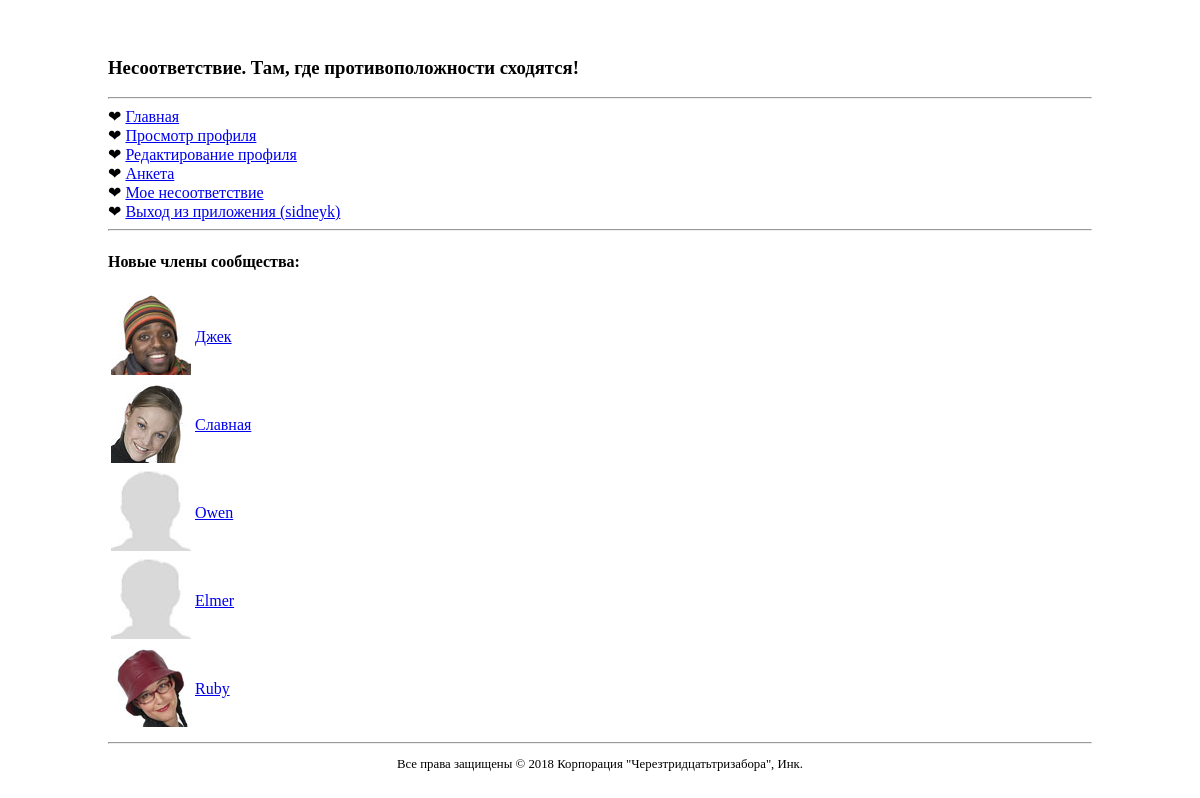
/mismatch/index.php (signed in), run on the app's committed database.
### tables this page shows
CREATE TABLE `mismatch_user` (
  `user_id` int(11) NOT NULL,
  `username` varchar(32) NOT NULL,
  `password` varchar(40) NOT NULL,
  `join_date` datetime DEFAULT NULL,
  `first_name` varchar(32) DEFAULT NULL,
  `last_name` varchar(32) DEFAULT NULL,
  `gender` varchar(1) DEFAULT NULL,
  `birthdate` date DEFAULT NULL,
  `city` varchar(32) DEFAULT NULL,
  `state` varchar(20) DEFAULT NULL,
  `picture` varchar(32) DEFAULT NULL
);

### mismatch/index.php (the view, shortened to what this page needs)
<?php
    require_once('header.php');
    require_once('navmenu.php');
    require_once('connectvars.php');
  $query = "SELECT user_id, first_name, picture FROM mismatch_user WHERE first_name IS NOT NULL ORDER BY join_date DESC LIMIT 5";
  $data = mysqli_query($dbc, $query);
  echo '<h4>Новые члены сообщества:</h4>';
  echo '<table>';
  while ($row = mysqli_fetch_array($data)) {
    if (is_file(MM_UPLOADPATH . $row['picture']) && filesize(MM_UPLOADPATH . $row['picture']) > 0) {
      echo '<tr><td><img src="' . MM_UPLOADPATH . $row['picture'] . '" alt="' . $row['first_name'] . '" /></td>';
    }
    else {
      echo '<tr><td><img src="' . MM_UPLOADPATH . 'nopic.jpg' . '" alt="' . $row['first_name'] . '" /></td>';
    }
    if (isset($_SESSION['user_id'])) {
      echo '<td><a href="viewprofile.php?user_id=' . $row['user_id'] . '">' . $row['first_name'] . '</a></td></tr>';
    }
    else {
      echo '<td>' . $row['first_name'] . '</td></tr>';
    }
  }
  echo '</table>';
?>
<?php
    require_once('footer.php');
?>

### mismatch/style.css (style rules this page uses)
body { height: 100%; padding: 30px 100px; }

### data on the page
mismatch_user: picture (picture), first_name "Джек"
mismatch_user: picture (picture), first_name "Славная"
mismatch_user: first_name "Owen"
mismatch_user: first_name "Elmer"
mismatch_user: picture (picture), first_name "Ruby"

### other printed values
$page_title "Там, где противоположности сходятся!"
$_SESSION['username'] "sidneyk"
